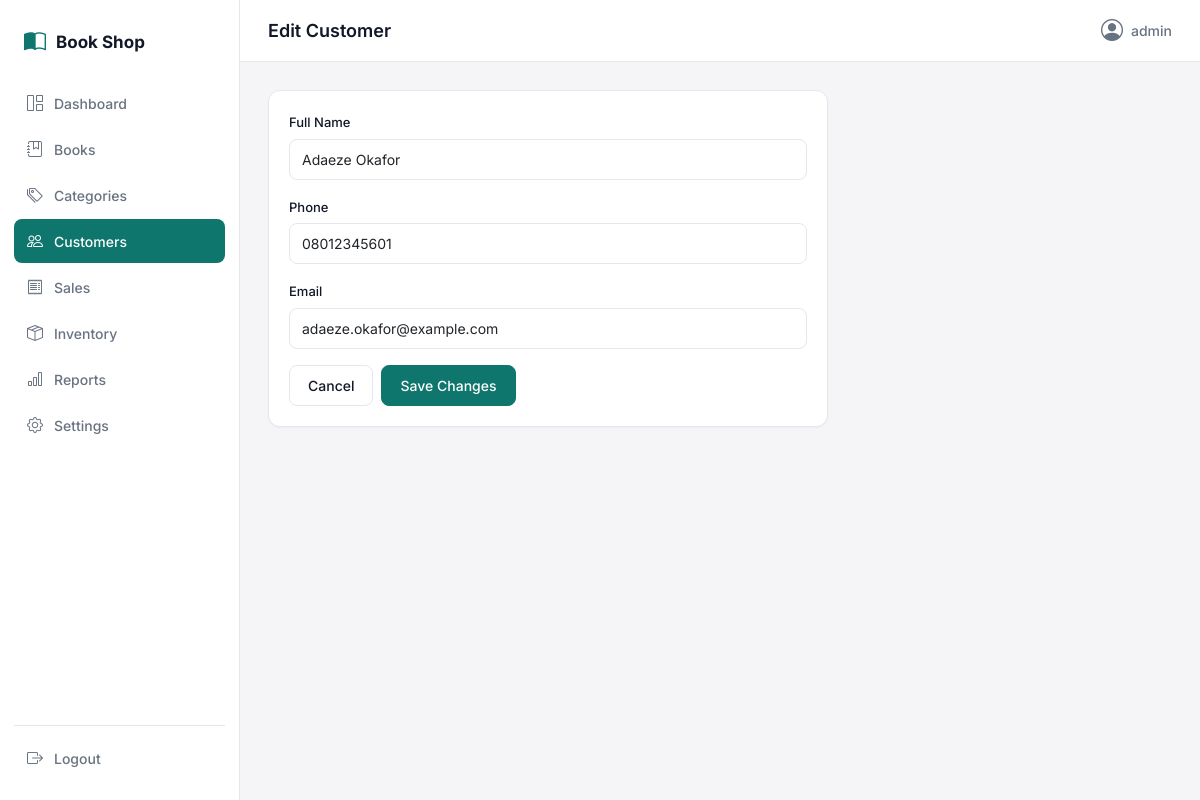
The page /customers/1/edit/ (signed in) on the database its author committed.
### shop/models.py (models this page shows, shortened)
class Customer(models.Model):
    name = models.CharField(max_length=150)
    phone = models.CharField(max_length=20, blank=True)
    email = models.EmailField(blank=True)
    created_at = models.DateTimeField(auto_now_add=True)
    class Meta:
        ordering = ["name"]

### shop/views.py (the view)
# urls.py: path("customers/<int:pk>/edit/", views.customer_edit, name="customer_edit"),
@login_required
def customer_edit(request, pk):
    customer = get_object_or_404(Customer, pk=pk)
    if request.method == "POST":
        form = CustomerForm(request.POST, instance=customer)
        if form.is_valid():
            form.save()
            messages.success(request, "Customer updated successfully.")
            return redirect("customer_detail", pk=customer.pk)
    else:
        form = CustomerForm(instance=customer)
    return render(request, "customers/customer_form.html", {
        "active_nav": "customers", "form": form, "is_edit": True, "customer": customer,
    })

### shop/forms.py
class CustomerForm(forms.ModelForm):
    class Meta:
        model = Customer
        fields = ["name", "phone", "email"]
        widgets = {
            "name": forms.TextInput(attrs={"class": "form-control", "placeholder": "Enter customer name"}),
            "phone": forms.TextInput(attrs={"class": "form-control", "placeholder": "Enter phone number"}),
            "email": forms.EmailInput(attrs={"class": "form-control", "placeholder": "Enter email address"}),
        }

### templates/customers/customer_form.html (shortened to what this page needs)
{% extends "base.html" %}
{% block page_title %}{% if is_edit %}Edit Customer{% else %}Add Customer{% endif %}{% endblock %}
{% block content %}
<div class="card-surface" style="max-width: 560px;">
    <form method="post">
        <div class="mb-3">
            <label class="form-label">Full Name</label>
            {{ form.name }}
        </div>
        <div class="mb-3">
            <label class="form-label">Phone</label>
            {{ form.phone }}
        </div>
        <div class="mb-3">
            <label class="form-label">Email</label>
            {{ form.email }}
        </div>
        <div class="d-flex gap-2">
            <a href="{% url 'customer_list' %}" class="btn btn-outline-plain">Cancel</a>
            <button type="submit" class="btn btn-primary-custom">{% if is_edit %}Save Changes{% else %}Save Customer{% endif %}</button>
        </div>
    </form>
</div>
{% endblock %}

### templates/base.html (shortened to what this page needs)
{% load static %}
<!DOCTYPE html>
<html lang="en">
<head>
    <link href="https://cdn.jsdelivr.net/npm/bootstrap@5.3.3/dist/css/bootstrap.min.css" rel="stylesheet">
    <link href="https://cdn.jsdelivr.net/npm/bootstrap-icons@1.11.3/font/bootstrap-icons.css" rel="stylesheet">
    <link rel="stylesheet" href="{% static 'css/style.css' %}">
</head>
<body>
{% if user.is_authenticated %}
<div class="app-shell">
    <aside class="sidebar" id="sidebar">
        <div class="sidebar-brand">
            <i class="bi bi-book-half"></i>
            <span>Book Shop</span>
        </div>
        <nav class="sidebar-nav">
            <a href="{% url 'dashboard' %}" class="nav-link {% if active_nav == 'dashboard' %}active{% endif %}">
                <i class="bi bi-grid-1x2"></i> Dashboard
            </a>
            <a href="{% url 'book_list' %}" class="nav-link {% if active_nav == 'books' %}active{% endif %}">
                <i class="bi bi-journal-bookmark"></i> Books
            </a>
            <a href="{% url 'category_list' %}" class="nav-link {% if active_nav == 'categories' %}active{% endif %}">
                <i class="bi bi-tags"></i> Categories
            </a>
            <a href="{% url 'customer_list' %}" class="nav-link {% if active_nav == 'customers' %}active{% endif %}">
                <i class="bi bi-people"></i> Customers
            </a>
            <a href="{% url 'sale_list' %}" class="nav-link {% if active_nav == 'sales' %}active{% endif %}">
                <i class="bi bi-receipt"></i> Sales
            </a>
            <a href="{% url 'inventory_overview' %}" class="nav-link {% if active_nav == 'inventory' %}active{% endif %}">
                <i class="bi bi-box-seam"></i> Inventory
            </a>
            <a href="{% url 'sales_report' %}" class="nav-link {% if active_nav == 'reports' %}active{% endif %}">
                <i class="bi bi-bar-chart"></i> Reports
            </a>
            <a href="{% url 'settings_page' %}" class="nav-link {% if active_nav == 'settings' %}active{% endif %}">
                <i class="bi bi-gear"></i> Settings
            </a>
        </nav>
        <form method="post" action="{% url 'logout' %}" class="sidebar-logout">
            <button type="submit" class="nav-link logout-btn">
                <i class="bi bi-box-arrow-right"></i> Logout
            </button>
        </form>
    </aside>
    <div class="main-area">
        <header class="topbar">
            <div class="topbar-title">{% block page_title %}{% endblock %}</div>
            <div class="topbar-user">
                <i class="bi bi-person-circle"></i> {{ user.get_username }}
            </div>
        </header>
        <main class="content">
            {% block content %}{% endblock %}
        </main>
    </div>
</div>
{% else %}
    {% block auth_content %}{% endblock %}
{% endif %}
</body>
</html>

### static/css/style.css (style rules this page uses)
:root { --color-primary: #0F766E; --color-primary-hover: #0C5C56; --color-primary-light: #E6F2F1; --color-bg: #FFFFFF; --color-surface: #F5F5F7; --color-border: #E5E7EB; --color-text: #111827; --color-text-secondary: #687280; --color-success: #15803D; --color-success-bg: #EAF7EE; --color-warning: #B45309; --color-warning-bg: #FEF3E2; --color-danger: #B91C1C; --color-danger-bg: #FDECEC; --radius: 12px; --radius-sm: 8px; --shadow-sm: 0 1px 2px rgba(17, 24, 39, 0.04); --shadow-md: 0 4px 12px rgba(17, 24, 39, 0.06); }
* { box-sizing: border-box; }
body { font-family: "Inter", "SF Pro Display", -apple-system, BlinkMacSystemFont, sans-serif; background-color: var(--color-surface); color: var(--color-text); font-size: 14px; line-height: 1.5; }
.app-shell { display: flex; min-height: 100vh; }
.sidebar { width: 240px; background: var(--color-bg); border-right: 1px solid var(--color-border); display: flex; flex-direction: column; padding: 20px 14px; position: sticky; top: 0; height: 100vh; flex-shrink: 0; }
.sidebar-brand { display: flex; align-items: center; gap: 10px; font-weight: 700; font-size: 17px; padding: 6px 10px 22px 10px; color: var(--color-text); }
.sidebar-brand i { color: var(--color-primary); font-size: 22px; }
.sidebar-nav { display: flex; flex-direction: column; gap: 2px; flex-grow: 1; }
.sidebar .nav-link { display: flex; align-items: center; gap: 10px; padding: 10px 12px; border-radius: var(--radius-sm); color: var(--color-text-secondary); font-weight: 500; font-size: 14px; transition: background-color .15s ease, color .15s ease; }
.sidebar .nav-link i { font-size: 16px; width: 18px; text-align: center; }
.sidebar .nav-link.active { background: var(--color-primary); color: #fff; }
.sidebar-logout { margin-top: auto; padding-top: 10px; border-top: 1px solid var(--color-border); }
.logout-btn { background: none; border: none; width: 100%; text-align: left; cursor: pointer; }
.main-area { flex-grow: 1; min-width: 0; display: flex; flex-direction: column; }
.topbar { background: var(--color-bg); border-bottom: 1px solid var(--color-border); padding: 14px 28px; display: flex; align-items: center; justify-content: space-between; gap: 16px; position: sticky; top: 0; z-index: 10; }
.topbar-title { font-weight: 600; font-size: 18px; }
.topbar-user { display: flex; align-items: center; gap: 8px; font-weight: 500; color: var(--color-text-secondary); }
.topbar-user i { font-size: 22px; color: var(--color-text-secondary); }
.content { padding: 28px; flex-grow: 1; }
.card-surface { background: var(--color-bg); border: 1px solid var(--color-border); border-radius: var(--radius); box-shadow: var(--shadow-sm); padding: 20px; }
.btn-primary-custom { background: var(--color-primary); border: 1px solid var(--color-primary); color: #fff; border-radius: var(--radius-sm); padding: 9px 18px; font-weight: 500; font-size: 14px; transition: background-color .15s ease; }
.btn-outline-plain { background: #fff; border: 1px solid var(--color-border); color: var(--color-text); border-radius: var(--radius-sm); padding: 9px 18px; font-weight: 500; font-size: 14px; }
.form-label { font-weight: 500; font-size: 13px; color: var(--color-text); margin-bottom: 6px; }
.form-control, .form-select { border: 1px solid var(--color-border); border-radius: var(--radius-sm); padding: 9px 12px; font-size: 14px; }

### rows shown on the page
Customer: name "Adaeze Okafor", phone "08012345601", email "adaeze.okafor@example.com"

### other values the page prints
{{ user.get_username }} "admin"
